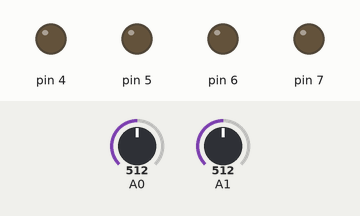
This sketch was run on a simulated Arduino Uno, built with avr-gcc and run on an emulated ATmega328P. On the bench: output pins drawn as LEDs (lit = HIGH). The test bench sets the inputs (shaded band); at power-on: A0 = 512, A1 = 512.

Above: at 1.2 s.
1.3 s: A0 set to 535
At 2.5 s:
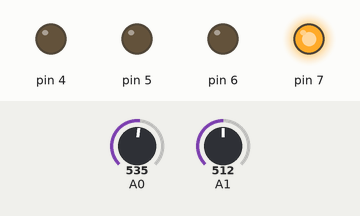
2.8 s: A1 set to 538
At 3.8 s:
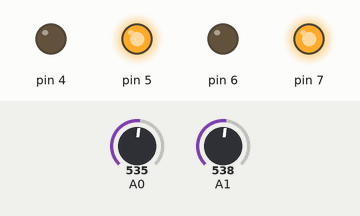
4.3 s: A0 set to 511
At 4.9 s:
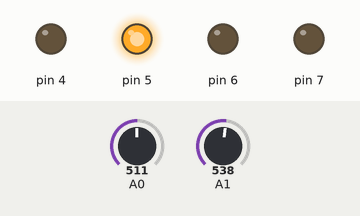
5.8 s: A1 set to 306
At 6.1 s:
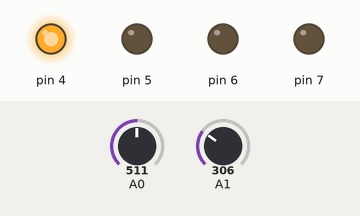
7.3 s: A0 set to 306
At 8.4 s:
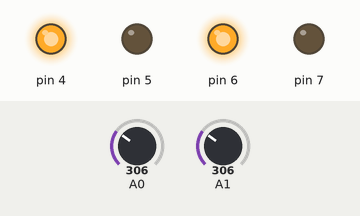
8.8 s: A1 set to 511
At 9.6 s:
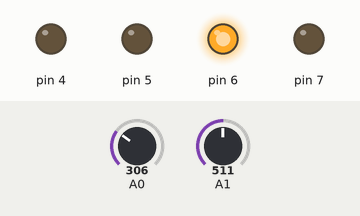
Timing chart, 0 to 11.3 s (numbered marks = the images above; inputs shaded):
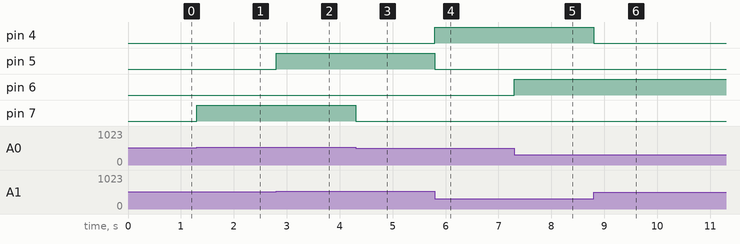

Measured:
- the behaviour switches between 522 and 523 on A0 (found by bisection; images 0 and 1)
- the behaviour switches between 522 and 523 on A1 (found by bisection; images 1 and 2)
- after the input at 1.3 s, pin 7: LOW → HIGH at once
- after the input at 2.8 s, pin 5: LOW → HIGH at once
- after the input at 4.3 s, pin 7: HIGH → LOW at once
- after the input at 5.8 s, pin 4: LOW → HIGH at once; pin 5: HIGH → LOW at once
- after the input at 7.3 s, pin 6: LOW → HIGH at once
- after the input at 8.8 s, pin 4: HIGH → LOW at once

The sketch:

led_with_joy_stick.ino
```cpp
int mid = 10;
int z1 = 0;
int z2 = 0;

void setup() {
  pinMode(4, OUTPUT);
  pinMode(5, OUTPUT);
  pinMode(6, OUTPUT);
  pinMode(7, OUTPUT);
  pinMode(A0, INPUT);
  pinMode(A1, INPUT);
  digitalWrite(4, HIGH);
  digitalWrite(5, HIGH);
  digitalWrite(6, HIGH);
  digitalWrite(7, HIGH);
  z1 = analogRead(A0);
  z2 = analogRead(A1);
}

void loop() {
  int xAxis = analogRead(A0); // Read Joystick's X-axis
  int yAxis = analogRead(A1); // Read Joystick's Y-axis

  // Y-axis used for forward and backward control
  if (yAxis < z2 - mid) {
    digitalWrite(4, HIGH); // Forward
    digitalWrite(5, LOW);
  } else if (yAxis > z2 + mid) {
    digitalWrite(4, LOW); // Backward
    digitalWrite(5, HIGH);
  } else {
    digitalWrite(4, LOW); // Stop
    digitalWrite(5, LOW);
  }

  // X-axis used for left and right control
  if (xAxis < z1 - mid) {
    digitalWrite(6, HIGH); // Left
    digitalWrite(7, LOW);
  } else if (xAxis > z1 + mid) {
    digitalWrite(6, LOW); // Right
    digitalWrite(7, HIGH);
  } else {
    digitalWrite(6, LOW); // Stop
    digitalWrite(7, LOW);
  }
}
```
